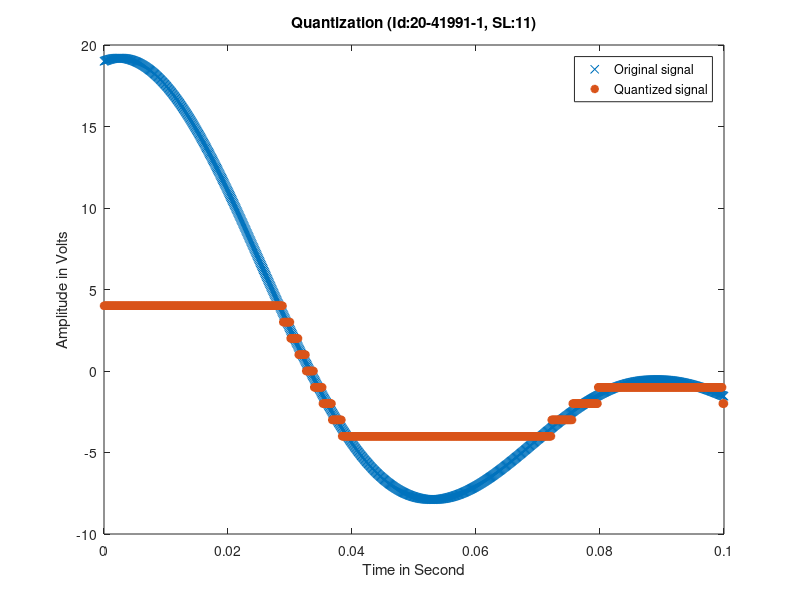

Recreate this plot in MATLAB.
fs = 10000;
t = 0:1/fs:0.1; 
x1=7*cos(2*pi*12*t); 
x2=5*sin(2*pi*5*t); 
x3=12*cos(2*pi*7*t); 
signal_x=x1+x2+x3; 
partition = -3.5:3.5; 
codebook = -4:4; 
[index,quants] = quantiz(signal_x,partition,codebook); 
plot(t,signal_x,'x',t,quants,'*','linewidth',2) 
xlabel('Time in Second') 
ylabel('Amplitude in Volts') 
title('Quantization (Id:20-41991-1, SL:11)') 
legend('Original signal','Quantized signal');